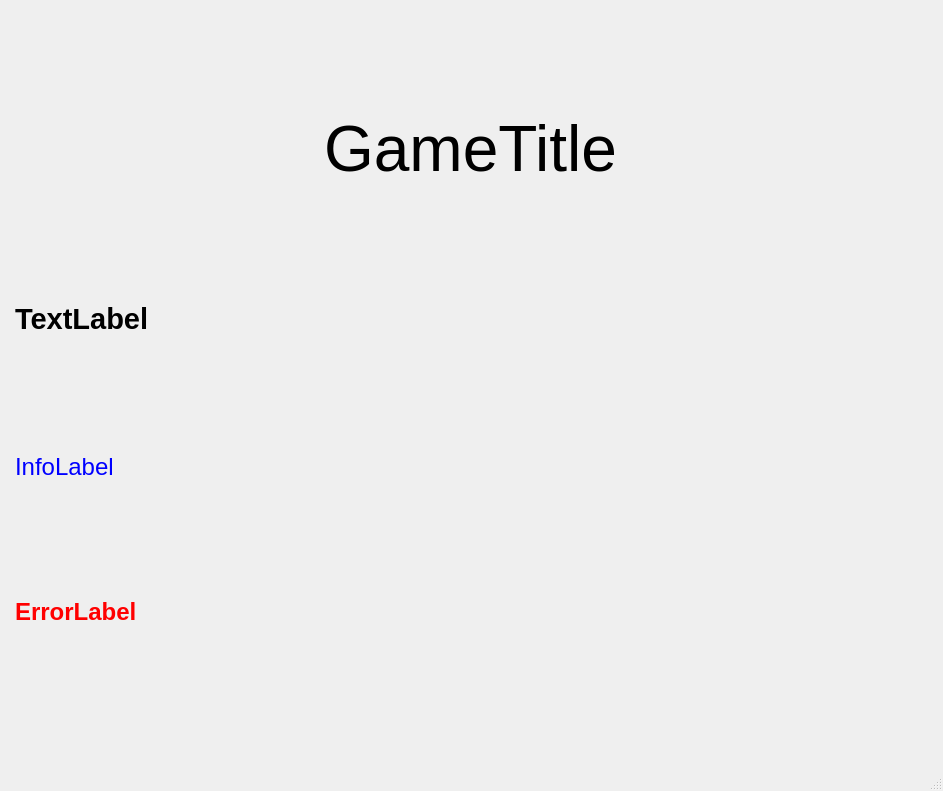
<?xml version="1.0" encoding="UTF-8"?>
<ui version="4.0">
 <class>GameWindow</class>
 <widget class="QMainWindow" name="GameWindow">
  <property name="geometry">
   <rect>
    <x>0</x>
    <y>0</y>
    <width>943</width>
    <height>791</height>
   </rect>
  </property>
  <property name="windowTitle">
   <string>MainWindow</string>
  </property>
  <widget class="QWidget" name="centralwidget">
   <property name="autoFillBackground">
    <bool>false</bool>
   </property>
   <widget class="QWidget" name="verticalLayoutWidget">
    <property name="geometry">
     <rect>
      <x>0</x>
      <y>0</y>
      <width>941</width>
      <height>741</height>
     </rect>
    </property>
    <layout class="QVBoxLayout" name="verticalLayout" stretch="0,0,0,0,0">
     <property name="spacing">
      <number>19</number>
     </property>
     <property name="leftMargin">
      <number>15</number>
     </property>
     <property name="topMargin">
      <number>15</number>
     </property>
     <property name="rightMargin">
      <number>15</number>
     </property>
     <property name="bottomMargin">
      <number>15</number>
     </property>
     <item>
      <widget class="QLabel" name="gameTitle">
       <property name="enabled">
        <bool>true</bool>
       </property>
       <property name="sizePolicy">
        <sizepolicy hsizetype="Expanding" vsizetype="Fixed">
         <horstretch>0</horstretch>
         <verstretch>0</verstretch>
        </sizepolicy>
       </property>
       <property name="baseSize">
        <size>
         <width>0</width>
         <height>0</height>
        </size>
       </property>
       <property name="font">
        <font>
         <family>Arial</family>
         <pointsize>48</pointsize>
        </font>
       </property>
       <property name="text">
        <string>GameTitle</string>
       </property>
       <property name="alignment">
        <set>Qt::AlignCenter</set>
       </property>
      </widget>
     </item>
     <item>
      <widget class="QLabel" name="currentPlayerLabel">
       <property name="sizePolicy">
        <sizepolicy hsizetype="Preferred" vsizetype="Fixed">
         <horstretch>0</horstretch>
         <verstretch>0</verstretch>
        </sizepolicy>
       </property>
       <property name="font">
        <font>
         <family>Arial</family>
         <pointsize>22</pointsize>
         <bold>true</bold>
        </font>
       </property>
       <property name="text">
        <string>TextLabel</string>
       </property>
      </widget>
     </item>
     <item>
      <widget class="QLabel" name="infoLabel">
       <property name="sizePolicy">
        <sizepolicy hsizetype="Preferred" vsizetype="Fixed">
         <horstretch>0</horstretch>
         <verstretch>0</verstretch>
        </sizepolicy>
       </property>
       <property name="font">
        <font>
         <family>Arial</family>
         <pointsize>18</pointsize>
        </font>
       </property>
       <property name="styleSheet">
        <string notr="true">color: blue;</string>
       </property>
       <property name="text">
        <string>InfoLabel</string>
       </property>
      </widget>
     </item>
     <item>
      <widget class="QLabel" name="errorLabel">
       <property name="sizePolicy">
        <sizepolicy hsizetype="Preferred" vsizetype="Fixed">
         <horstretch>0</horstretch>
         <verstretch>0</verstretch>
        </sizepolicy>
       </property>
       <property name="font">
        <font>
         <family>Arial</family>
         <pointsize>18</pointsize>
         <bold>true</bold>
        </font>
       </property>
       <property name="styleSheet">
        <string notr="true">font-weight: bold;
color: red;</string>
       </property>
       <property name="text">
        <string>ErrorLabel</string>
       </property>
      </widget>
     </item>
     <item>
      <layout class="QHBoxLayout" name="horizontalLayout" stretch="4,1">
       <property name="spacing">
        <number>15</number>
       </property>
       <property name="sizeConstraint">
        <enum>QLayout::SetFixedSize</enum>
       </property>
       <item>
        <layout class="QVBoxLayout" name="gridContainer">
         <property name="sizeConstraint">
          <enum>QLayout::SetNoConstraint</enum>
         </property>
        </layout>
       </item>
       <item>
        <layout class="QVBoxLayout" name="playerListContainer"/>
       </item>
      </layout>
     </item>
    </layout>
   </widget>
  </widget>
  <widget class="QMenuBar" name="menubar">
   <property name="enabled">
    <bool>true</bool>
   </property>
   <property name="geometry">
    <rect>
     <x>0</x>
     <y>0</y>
     <width>943</width>
     <height>24</height>
    </rect>
   </property>
  </widget>
  <widget class="QStatusBar" name="statusbar"/>
 </widget>
 <resources/>
 <connections/>
</ui>
